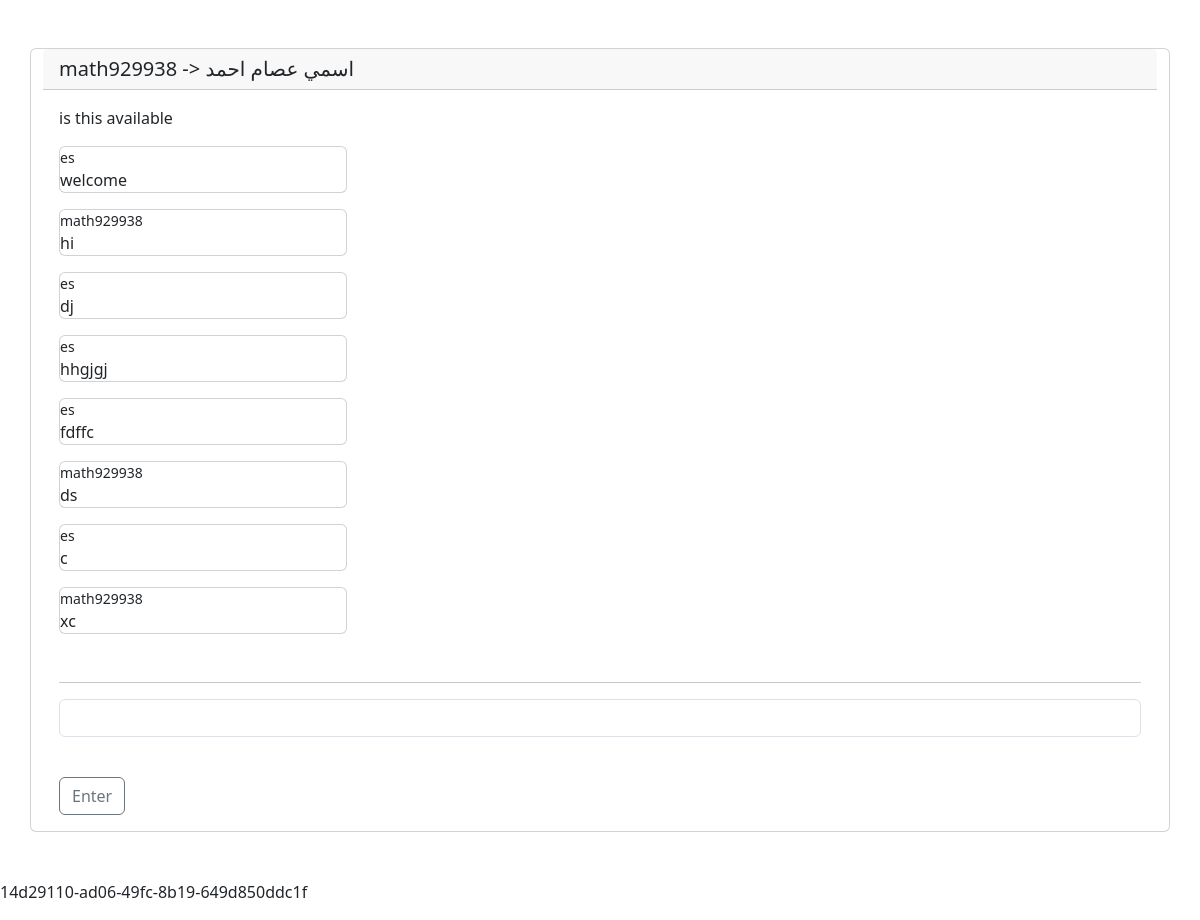
Screenshot of /dir/14d29110-ad06-49fc-8b19-649d850ddc1f/ (signed in) with the database file from the repository.
### chats/models.py (models this page shows, shortened)
class Chat(models.Model) :
    product = models.ForeignKey(Product, on_delete=models.SET_NULL, blank=True,null=True, related_name="product")
    sender = models.ForeignKey(User, on_delete=models.SET_NULL, blank=True, null=True, related_name="sender")
    receiver = models.ForeignKey(User, on_delete=models.SET_NULL, blank=True,null=True)
    default_message = models.CharField(max_length=200, default="is this available")
    slug = models.SlugField(blank=True, null=True, unique=True)
    timestamp = models.DateTimeField(auto_now_add=True)
    @property
    def all_messages(self) :
        return self.chat.all()

class Messages(models.Model) :
    chat = models.ForeignKey(Chat, on_delete=models.CASCADE, related_name='chat')
    user = models.ForeignKey(User, on_delete=models.CASCADE)
    text = models.TextField()
    timestamp = models.DateTimeField(auto_now_add=True)

### accounts/models.py (models this page shows, shortened)
class User(AbstractBaseUser):
    email               = models.EmailField(verbose_name='email address'.title(),max_length=255,unique=True)
    username            = models.CharField(max_length=250, unique=True, verbose_name="username".title())
    full_name           = models.CharField(max_length=350, verbose_name="your full name".title(), blank=True)
    date_of_birth       = models.DateField(blank=True, null=True,)
    avatar              = models.ImageField(default="avatars/images.jpeg", upload_to="avatars")
    bio                 = models.CharField(max_length=500, blank=True)
    gender              = models.CharField(choices=Gender_Choices, blank=True, max_length=12)
    country             = models.CharField(blank=True, null=True, max_length=200)
    phone_number        = models.CharField(max_length=30, blank=True)
    is_active           = models.BooleanField(default=True)
    is_admin            = models.BooleanField(default=False)
    followers           = models.ManyToManyField(User_Model, blank=True)
    created             = models.DateTimeField(auto_now_add=True)
    updated             = models.DateTimeField(auto_now=True)
    objects             = UserManager()
    website             = models.URLField(blank=True, null=True, max_length=200)
    facebook_profile    = models.URLField(blank=True, null=True, max_length=200)
    is_verified         = models.BooleanField(default=False)
    USERNAME_FIELD = 'email'
    REQUIRED_FIELDS = ['username']

### products/models.py (models this page shows, shortened)
class Product(models.Model) :
    salesman                = models.ForeignKey(User, on_delete=models.CASCADE)
    name                    = models.CharField(max_length=200)
    slug                    = models.SlugField(blank=True, null=True, unique=True)
    price                   = models.DecimalField(max_digits=10, decimal_places=2)
    brand                   = models.ForeignKey(Brand, on_delete=models.CASCADE)
    category                = models.ForeignKey(Category, on_delete=models.CASCADE)
    gender                  = models.CharField(choices=CATEGORY_GENDER, blank=True, null=True, max_length=20)
    discound                = models.IntegerField(blank=True, null=True, validators=[MinValueValidator(0), MaxValueValidator(100)])
    inventory_quantity      = models.IntegerField(default=0, validators=[MinValueValidator(0)])
    is_available            = models.BooleanField(default=False)
    description             = models.TextField()
    location                = models.CharField(max_length=1000)
    created                 = models.DateTimeField(auto_now_add=True)

### chats/views.py (the view)
# urls.py: path("dir/<slug>/", views.prived_message_view, name="prived_message"),
@login_required
def prived_message_view(request, slug) :
    template_name = "chats/chat.html"
    try :
        qs = Chat.objects.get(
            Q(slug=slug) & (Q(sender=request.user) | Q(receiver=request.user))
        )
    except :
        return redirect("products:not_found")
    context = {
        "qs" : qs
    }
    return render(request, template_name, context)

### chats/templates/chats/chat.html (shortened to what this page needs)
{% extends 'base.html' %}
{% load static %}
{% block content %}
<div class="card mt-5 container mb-5">
    <h5 class="card-header">
        {% if request.user == qs.sender %}
            {{qs.receiver.username}} -> {{qs.product.name}}
        {% elif request.user == qs.receiver %}
        {{qs.sender.username}} -> {{qs.product.name}}
        {% endif %}
    </h5>
    <div class="card-body">
        <p class="card-text">{{qs.default_message}}</p>
        {% for item in qs.all_messages %}
        <div class="card mt-3 mb-3" style="width: 18rem;">
            <small>{{item.user.username}}</small><p class="card-text">{{item.text}}</p>
          </div>
      {% endfor %}
      <hr class="mt-5">
          <div class="">
            <input id="room-name-input" type="text" class="form-control" size="100"><br>
            <input id="chat-message-input" class="btn btn-outline-secondary mt-3" type="button" value="Enter">
          </div>
    </div>
</div>
<p id="slug">{{qs.slug}}</p>
{% endblock content %}

### templates/base.html (shortened to what this page needs)
{% load static %}
<html lang="en">
  <head>
    <link rel="stylesheet" href="{% static 'profile.css' %}">
    <link rel="stylesheet" href="{% static 'not-found.css' %}">
    <link rel="stylesheet" href="{% static 'detail.css' %}">
    <link rel="stylesheet" href="{% static 'chat.css' %}">
    <link href="https://cdn.jsdelivr.net/npm/bootstrap@5.3.0-alpha1/dist/css/bootstrap.min.css" rel="stylesheet">
</head>
  <body >
    {% block content %}
    {% endblock content %}
  </body>
</html>

### static/not-found.css (style rules this page uses)
body { background-color: #2F3242; }

### rows the page displays
Chat: sender.username "math929938", product.name "اسمي عصام احمد", default_message "is this available", slug "14d29110-ad06-49fc-8b19-649d850ddc1f"
Messages: user.username "es", text "welcome"
Messages: user.username "math929938", text "hi"
Messages: user.username "es", text "dj"
Messages: user.username "es", text "hhgjgj"
Messages: user.username "es", text "fdffc"
Messages: user.username "math929938", text "ds"
Messages: user.username "es", text "c"
Messages: user.username "math929938", text "xc"
